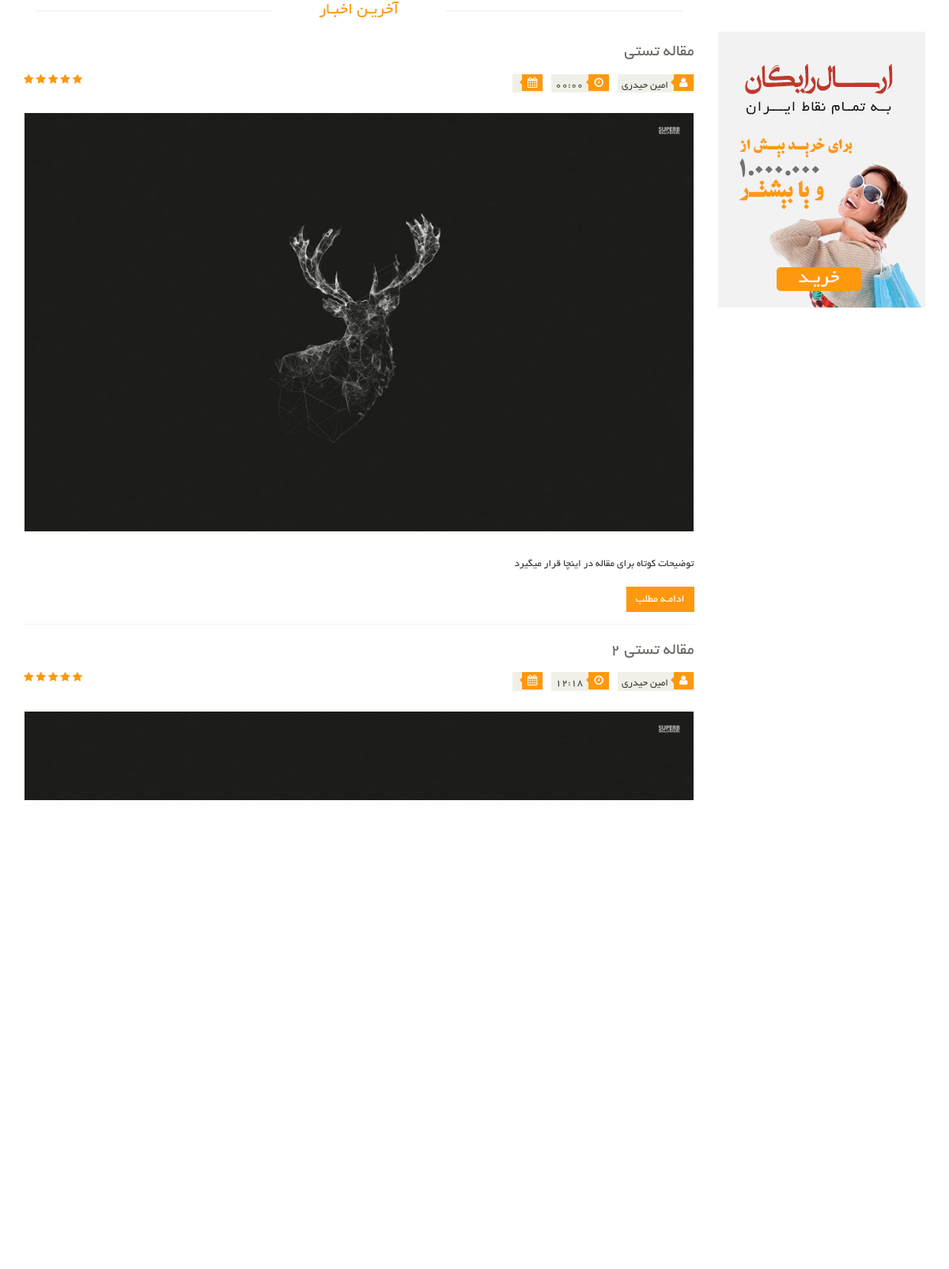
The app's page /articles/ with its own data.
### article_module/models.py (models this page shows, shortened)
class Article(models.Model):
    title = models.CharField(max_length=300, verbose_name='عنوان مقاله')
    slug = models.SlugField(max_length=400, db_index=True, allow_unicode=True, verbose_name='عنوان در url')
    image = models.ImageField(upload_to='images/articles', verbose_name='تصویر مقاله')
    shor_description = models.TextField(verbose_name='توضیحات کوتاه')
    text = models.TextField(verbose_name='متن مقاله')
    is_active = models.BooleanField(default=True, verbose_name='فعال/غیرفعال')
    selected_categories = models.ManyToManyField(ArticleCategory, verbose_name='دسته بندی ها')
    author = models.ForeignKey(User, on_delete=models.CASCADE, verbose_name='نویسنده', null=True, editable=False)
    create_date = models.DateTimeField(auto_now_add=True, editable=False, verbose_name='تاریخ ثبت')
    def get_jalali_create_time(self):
        return self.create_date.strftime('%H:%M')
    class Meta:
        verbose_name = 'مقاله'
        verbose_name_plural = 'مقالات'

### account_module/models.py (models this page shows)
class User(AbstractUser):
    avatar = models.ImageField(upload_to='images/profile', null=True, blank=True, verbose_name='تصویر')
    email_active_code = models.CharField(max_length=100, verbose_name='کد فعال سازی ایمیل')
    about_user = models.TextField(null=True, blank=True, verbose_name='درباره شخص')
    address = models.TextField(null=True, blank=True, verbose_name='آدرس')
    class Meta:
        verbose_name_plural = 'کاربران'
        verbose_name = 'کاربر'
    def __str__(self):
        if self.first_name is not '' and self.last_name is not '':
            return self.get_full_name()
        else:
            return self.email

### article_module/views.py (the view)
# urls.py: path('articles/', views.ArticlesListView.as_view(), name='admin_articles'),
class ArticlesListView(ListView):
    model = Article
    template_name = 'article_module/articles_page.html'
    paginate_by = 5
    def get_context_data(self, *args, **kwargs):
        context = super().get_context_data(*args, **kwargs)
        return context
    def get_queryset(self):
        query = super().get_queryset()
        query = query.filter(is_active=True)
        category_name = self.kwargs.get('category')
        if category_name is not None:
            query = query.filter(selected_categories__url_title__iexact=category_name)
        return query

### polls/templatetags/poll_extras.py (called while the page is built)
@register.filter(name='show_jalali_date')
def show_jalali_date(value):
    return date2jalali(value)

### article_module/templates/article_module/articles_page.html (shortened to what this page needs)
{% extends 'shared/_layout.html' %}
{% load thumbnail %}
{% load poll_extras %}
{% load render_partial %}
{% block content %}
    <section>
        <div class="container">
            <div class="row">
                <div class="col-sm-9">
                    <div class="blog-post-area">
                        <h2 class="title text-center">آخریـن اخبـار</h2>
                        {% for article in object_list %}
                            <div class="single-blog-post">
                                <h3>{{ article.title }}</h3>
                                <div class="post-meta">
                                    <ul>
                                        {% if article.author is not None %}
                                            <li><i class="fa fa-user"></i>{{ article.author }}</li>
                                        {% endif %}
                                        <li><i class="fa fa-clock-o"></i>{{ article.get_jalali_create_time }}
                                        </li>
                                        <li><i class="fa fa-calendar"></i>{{ article.create_date | show_jalali_date }}
                                        </li>
                                    </ul>
                                    <span>
										<i class="fa fa-star"></i>
										<i class="fa fa-star"></i>
										<i class="fa fa-star"></i>
										<i class="fa fa-star"></i>
										<i class="fa fa-star-half-o"></i>
								</span>
                                </div>
                                <a href="">
                                    {% thumbnail article.image "862x398" crop='center' as im %}
                                        <img src="{{ im.url }}" alt="">
                                    {% endthumbnail %}
                                </a>
                                <p>{{ article.shor_description }}</p>
                                <a class="btn btn-primary" href="{% url 'article_detail' pk=article.id %}">ادامـه
                                    مطلب</a>
                            </div>
                        {% endfor %}
                        <ul class="pagination">
                            <ul class="pagination">
                                {% for pageNumber in paginator.page_range %}
                                    <li class="{% if page_obj.number == pageNumber %}active{% endif %}"><a
                                            href="?page={{ pageNumber }}">{{ pageNumber }}</a></li>
                                {% endfor %}
                            </ul>
                        </ul>
                    </div>
                </div>
                <div class="col-sm-3">
                    <div class="left-sidebar">
                        <div class="shipping text-center">
                            <img src="/static/images/home/shipping.jpg" alt="">
                        </div>
                    </div>
                </div>
            </div>
        </div>
    </section>
{% endblock %}

### static/css/main.css (style rules this page uses)
body { font-family: 'BYekan'; font-size: 10pt; position: relative; font-weight: normal; direction: rtl; }
ul li { list-style: none; }
a { -webkit-transition: 300ms; -moz-transition: 300ms; -o-transition: 300ms; transition: 300ms; }
h1, h2, h3, h4, h5, h6 { font-family: 'BYekan', sans-serif; }
.left-sidebar h2:after, h2.title:after { content: " "; position: absolute; border: 1px solid #f5f5f5; bottom: 8px; right: 0; width: 100%; height: 0; z-index: -2; }
h2.title:before { content: " "; position: absolute; background: #fff; bottom: -6px; width: 220px; height: 30px; z-index: -1; right: 50%; margin-right: -110px; }
.shipping { background-color: #F2F2F2; margin-top: 40px; overflow: hidden; padding-top: 20px; position: relative; }
h2.title { color: #FE980F; font-family: 'BYekan', sans-serif; font-size: 16pt; font-weight: 400; margin: 0 15px; text-transform: uppercase; margin-bottom: 30px; position: relative; }
.pagination { display: inline-block; margin-bottom: 25px; margin-top: 0; padding-right: 15px; }
.pagination li:first-child a, .pagination li:first-child span { border-bottom-left-radius: 0; border-top-left-radius: 0; margin-left: 0; }
.pagination li:last-child a, .pagination li:last-child span { border-bottom-right-radius: 0; border-top-right-radius: 0; }
.pagination .active a, .pagination .active span, .pagination .active a:hover, .pagination .active span:hover, .pagination .active a:focus, .pagination .active span:focus { background-color: #FE980F; border-color: #FE980F; color: #FFFFFF; cursor: default; z-index: 2; }
.pagination li a, .pagination li span { background-color: #f0f0e9; border: 0; float: left; line-height: 1.42857; margin-left: -1px; padding: 6px 12px; position: relative; text-decoration: none; margin-right: 5px; color: #000; }
.single-blog-post { border-bottom: 1px solid #f2f2f2; padding-bottom: 15px; }
.blog-post-area .single-blog-post h3 { color: #696763; font-size: 16pt; font-family: 'BYekan', sans-serif; text-transform: uppercase; font-weight: 500; margin-bottom: 17px; }
.blog-post-area .single-blog-post a img { border: 1px solid #F7F7F0; width: 100%; margin-bottom: 30px }
.blog-post-area .single-blog-post p { color: #363432; text-align: justify; }
.blog-post-area .post-meta { display: block; margin-bottom: 25px; overflow: hidden; }
.blog-post-area .post-meta ul { padding: 0; display: inline; }
.blog-post-area .post-meta ul li { background: #F0F0E9; float: right; margin-left: 10px; padding: 0 5px; font-size: 10pt; color: #393b3b; position: relative; }
.blog-post-area .post-meta ul li i { background: #FE980F; color: #FFFFFF; margin-right: -4px; margin-left: 7px; padding: 4px 7px; }
.sinlge-post-meta li i:after, .blog-post-area .post-meta ul li i:after { content: ""; position: absolute; width: auto; height: auto; border-color: transparent #FE980F transparent transparent; border-width: 4px; border-style: solid; top: 6px; right: 26px; }
.post-meta span { float: left; }
.post-meta span i { color: #FE980F; }
.blog-post-area .single-blog-post .btn-primary { background: #FE980F; border: medium none; border-radius: 0; color: #FFFFFF; margin-top: 10px; }
.btn.btn-primary { background: #FE980F; border: 0 none; border-radius: 0; margin-top: 16px; }

### static/css/custom.css (style rules this page uses)
ul { padding-right: 0; }

### records on screen
Article: title "مقاله تستی", author "امین حیدری", get_jalali_create_time "00:00", shor_description "توضیحات کوتاه برای مقاله در اینچا قرار میگیرد"
Article: title "مقاله تستی 2", author "امین حیدری", get_jalali_create_time "12:18"
